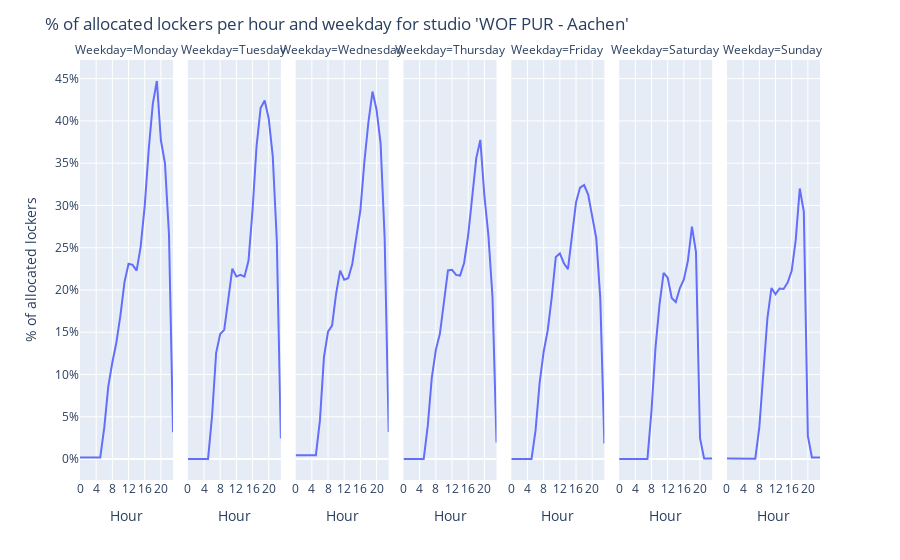

Write notebook code for a chart like this one.
### Code cell
# show_and_save_global_allocation_for_studio(df, "WOF PUR - Aachen")
show_and_save_weekly_plot_for_studio(df, "WOF PUR - Aachen")

### Figure 1 — Plotly figure (JSON) as saved in the notebook; plotly's stock layout.template omitted (floating-point values rounded to 4 significant figures)
{"data": [{"hovertemplate": "Weekday=Monday<br>Hour=%{x}<br>NumAllocatedLockers=%{y}<extra></extra>", "legendgroup": "", "line": {"color": "#636efa", "dash": "solid"}, "marker": {"symbol": "circle"}, "mode": "lines", "name": "", "orientation": "v", "showlegend": false, "type": "scatter", "x": [0, 1, 2, 3, 4, 5, 6, 7, 8, 9, 10, 11, 12, 13, 14, 15, 16, 17, 18, 19, 20, 21, 22, 23], "xaxis": "x", "y": [0.1765, 0.1765, 0.1875, 0.1875, 0.1765, 0.1765, 3.706, 8.588, 11.44, 13.79, 17.03, 20.93, 23.1, 22.97, 22.28, 25.13, 29.94, 36.68, 42.01, 44.72, 37.71, 35.01, 26.59, 3.179], "yaxis": "y"}, {"hovertemplate": "Weekday=Tuesday<br>Hour=%{x}<br>NumAllocatedLockers=%{y}<extra></extra>", "legendgroup": "", "line": {"color": "#636efa", "dash": "solid"}, "marker": {"symbol": "circle"}, "mode": "lines", "name": "", "orientation": "v", "showlegend": false, "type": "scatter", "x": [0, 1, 2, 3, 4, 5, 6, 7, 8, 9, 10, 11, 12, 13, 14, 15, 16, 17, 18, 19, 20, 21, 22, 23], "xaxis": "x2", "y": [0, 0, 0, 0, 0, 0, 5.147, 12.57, 14.79, 15.28, 18.88, 22.53, 21.58, 21.79, 21.57, 23.44, 29.46, 37.06, 41.53, 42.4, 40.29, 35.8, 25.86, 2.417], "yaxis": "y2"}, {"hovertemplate": "Weekday=Wednesday<br>Hour=%{x}<br>NumAllocatedLockers=%{y}<extra></extra>", "legendgroup": "", "line": {"color": "#636efa", "dash": "solid"}, "marker": {"symbol": "circle"}, "mode": "lines", "name": "", "orientation": "v", "showlegend": false, "type": "scatter", "x": [0, 1, 2, 3, 4, 5, 6, 7, 8, 9, 10, 11, 12, 13, 14, 15, 16, 17, 18, 19, 20, 21, 22, 23], "xaxis": "x3", "y": [0.4444, 0.4444, 0.4444, 0.4444, 0.4444, 0.4444, 4.569, 12.07, 15.07, 15.79, 19.56, 22.29, 21.21, 21.39, 23.07, 26.25, 29.43, 35.22, 39.9, 43.47, 41.32, 37.34, 26.19, 3.206], "yaxis": "y3"}, {"hovertemplate": "Weekday=Thursday<br>Hour=%{x}<br>NumAllocatedLockers=%{y}<extra></extra>", "legendgroup": "", "line": {"color": "#636efa", "dash": "solid"}, "marker": {"symbol": "circle"}, "mode": "lines", "name": "", "orientation": "v", "showlegend": false, "type": "scatter", "x": [0, 1, 2, 3, 4, 5, 6, 7, 8, 9, 10, 11, 12, 13, 14, 15, 16, 17, 18, 19, 20, 21, 22, 23], "xaxis": "x4", "y": [0, 0, 0, 0, 0, 0, 3.912, 9.618, 12.91, 14.81, 18.56, 22.31, 22.38, 21.78, 21.71, 23.22, 26.5, 31.15, 35.6, 37.75, 31.15, 26.43, 19.22, 1.941], "yaxis": "y4"}, {"hovertemplate": "Weekday=Friday<br>Hour=%{x}<br>NumAllocatedLockers=%{y}<extra></extra>", "legendgroup": "", "line": {"color": "#636efa", "dash": "solid"}, "marker": {"symbol": "circle"}, "mode": "lines", "name": "", "orientation": "v", "showlegend": false, "type": "scatter", "x": [0, 1, 2, 3, 4, 5, 6, 7, 8, 9, 10, 11, 12, 13, 14, 15, 16, 17, 18, 19, 20, 21, 22, 23], "xaxis": "x5", "y": [0, 0, 0, 0, 0, 0, 3.412, 9, 12.69, 15.21, 19.16, 23.9, 24.32, 23.16, 22.46, 26.72, 30.37, 32.12, 32.41, 31.28, 28.59, 26.12, 18.97, 1.838], "yaxis": "y5"}, {"hovertemplate": "Weekday=Saturday<br>Hour=%{x}<br>NumAllocatedLockers=%{y}<extra></extra>", "legendgroup": "", "line": {"color": "#636efa", "dash": "solid"}, "marker": {"symbol": "circle"}, "mode": "lines", "name": "", "orientation": "v", "showlegend": false, "type": "scatter", "x": [0, 1, 2, 3, 4, 5, 6, 7, 8, 9, 10, 11, 12, 13, 14, 15, 16, 17, 18, 19, 20, 21, 22, 23], "xaxis": "x6", "y": [0, 0, 0, 0, 0, 0, 0, 0.01471, 5.735, 13.24, 18.37, 22.01, 21.46, 19.06, 18.56, 20.19, 21.24, 23.44, 27.49, 24.47, 2.456, 0.05882, 0.05882, 0.05882], "yaxis": "y6"}, {"hovertemplate": "Weekday=Sunday<br>Hour=%{x}<br>NumAllocatedLockers=%{y}<extra></extra>", "legendgroup": "", "line": {"color": "#636efa", "dash": "solid"}, "marker": {"symbol": "circle"}, "mode": "lines", "name": "", "orientation": "v", "showlegend": false, "type": "scatter", "x": [0, 1, 2, 3, 4, 5, 6, 7, 8, 9, 10, 11, 12, 13, 14, 15, 16, 17, 18, 19, 20, 21, 22, 23], "xaxis": "x7", "y": [0.05882, 0.05882, 0.05882, 0.05882, 0.05882, 0.05882, 0.05882, 0.04412, 3.779, 10.78, 16.68, 20.24, 19.5, 20.18, 20.12, 20.87, 22.26, 25.93, 32, 29.25, 2.735, 0.1765, 0.1765, 0.1791], "yaxis": "y7"}], "layout": {"annotations": [{"font": {}, "showarrow": false, "text": "Weekday=Monday", "x": 0.06286, "xanchor": "center", "xref": "paper", "y": 1, "yanchor": "bottom", "yref": "paper"}, {"font": {}, "showarrow": false, "text": "Weekday=Tuesday", "x": 0.2086, "xanchor": "center", "xref": "paper", "y": 1, "yanchor": "bottom", "yref": "paper"}, {"font": {}, "showarrow": false, "text": "Weekday=Wednesday", "x": 0.3543, "xanchor": "center", "xref": "paper", "y": 1, "yanchor": "bottom", "yref": "paper"}, {"font": {}, "showarrow": false, "text": "Weekday=Thursday", "x": 0.5, "xanchor": "center", "xref": "paper", "y": 1, "yanchor": "bottom", "yref": "paper"}, {"font": {}, "showarrow": false, "text": "Weekday=Friday", "x": 0.6457, "xanchor": "center", "xref": "paper", "y": 1, "yanchor": "bottom", "yref": "paper"}, {"font": {}, "showarrow": false, "text": "Weekday=Saturday", "x": 0.7914, "xanchor": "center", "xref": "paper", "y": 1, "yanchor": "bottom", "yref": "paper"}, {"font": {}, "showarrow": false, "text": "Weekday=Sunday", "x": 0.9371, "xanchor": "center", "xref": "paper", "y": 1, "yanchor": "bottom", "yref": "paper"}], "legend": {"title": {"text": "Weekday"}, "tracegroupgap": 0}, "margin": {"t": 60}, "title": {"text": "% of allocated lockers per hour and weekday for studio 'WOF PUR - Aachen'"}, "xaxis": {"anchor": "y", "categoryarray": ["0", "1", "2", "3", "4", "5", "6", "7", "8", "9", "10", "11", "12", "13", "14", "15", "16", "17", "18", "19", "20", "21", "22", "23", "24"], "domain": [0, 0.1257], "title": {"text": "Hour"}, "type": "category"}, "xaxis2": {"anchor": "y2", "categoryarray": ["0", "1", "2", "3", "4", "5", "6", "7", "8", "9", "10", "11", "12", "13", "14", "15", "16", "17", "18", "19", "20", "21", "22", "23", "24"], "domain": [0.1457, 0.2714], "matches": "x", "title": {"text": "Hour"}, "type": "category"}, "xaxis3": {"anchor": "y3", "categoryarray": ["0", "1", "2", "3", "4", "5", "6", "7", "8", "9", "10", "11", "12", "13", "14", "15", "16", "17", "18", "19", "20", "21", "22", "23", "24"], "domain": [0.2914, 0.4171], "matches": "x", "title": {"text": "Hour"}, "type": "category"}, "xaxis4": {"anchor": "y4", "categoryarray": ["0", "1", "2", "3", "4", "5", "6", "7", "8", "9", "10", "11", "12", "13", "14", "15", "16", "17", "18", "19", "20", "21", "22", "23", "24"], "domain": [0.4371, 0.5629], "matches": "x", "title": {"text": "Hour"}, "type": "category"}, "xaxis5": {"anchor": "y5", "categoryarray": ["0", "1", "2", "3", "4", "5", "6", "7", "8", "9", "10", "11", "12", "13", "14", "15", "16", "17", "18", "19", "20", "21", "22", "23", "24"], "domain": [0.5829, 0.7086], "matches": "x", "title": {"text": "Hour"}, "type": "category"}, "xaxis6": {"anchor": "y6", "categoryarray": ["0", "1", "2", "3", "4", "5", "6", "7", "8", "9", "10", "11", "12", "13", "14", "15", "16", "17", "18", "19", "20", "21", "22", "23", "24"], "domain": [0.7286, 0.8543], "matches": "x", "title": {"text": "Hour"}, "type": "category"}, "xaxis7": {"anchor": "y7", "categoryarray": ["0", "1", "2", "3", "4", "5", "6", "7", "8", "9", "10", "11", "12", "13", "14", "15", "16", "17", "18", "19", "20", "21", "22", "23", "24"], "domain": [0.8743, 1.0], "matches": "x", "title": {"text": "Hour"}, "type": "category"}, "yaxis": {"anchor": "x", "domain": [0, 1], "ticksuffix": "%", "title": {"text": "% of allocated lockers"}}, "yaxis2": {"anchor": "x2", "domain": [0, 1], "matches": "y", "showticklabels": false, "ticksuffix": "%"}, "yaxis3": {"anchor": "x3", "domain": [0, 1], "matches": "y", "showticklabels": false, "ticksuffix": "%"}, "yaxis4": {"anchor": "x4", "domain": [0, 1], "matches": "y", "showticklabels": false, "ticksuffix": "%"}, "yaxis5": {"anchor": "x5", "domain": [0, 1], "matches": "y", "showticklabels": false, "ticksuffix": "%"}, "yaxis6": {"anchor": "x6", "domain": [0, 1], "matches": "y", "showticklabels": false, "ticksuffix": "%"}, "yaxis7": {"anchor": "x7", "domain": [0, 1], "matches": "y", "showticklabels": false, "ticksuffix": "%"}}}
